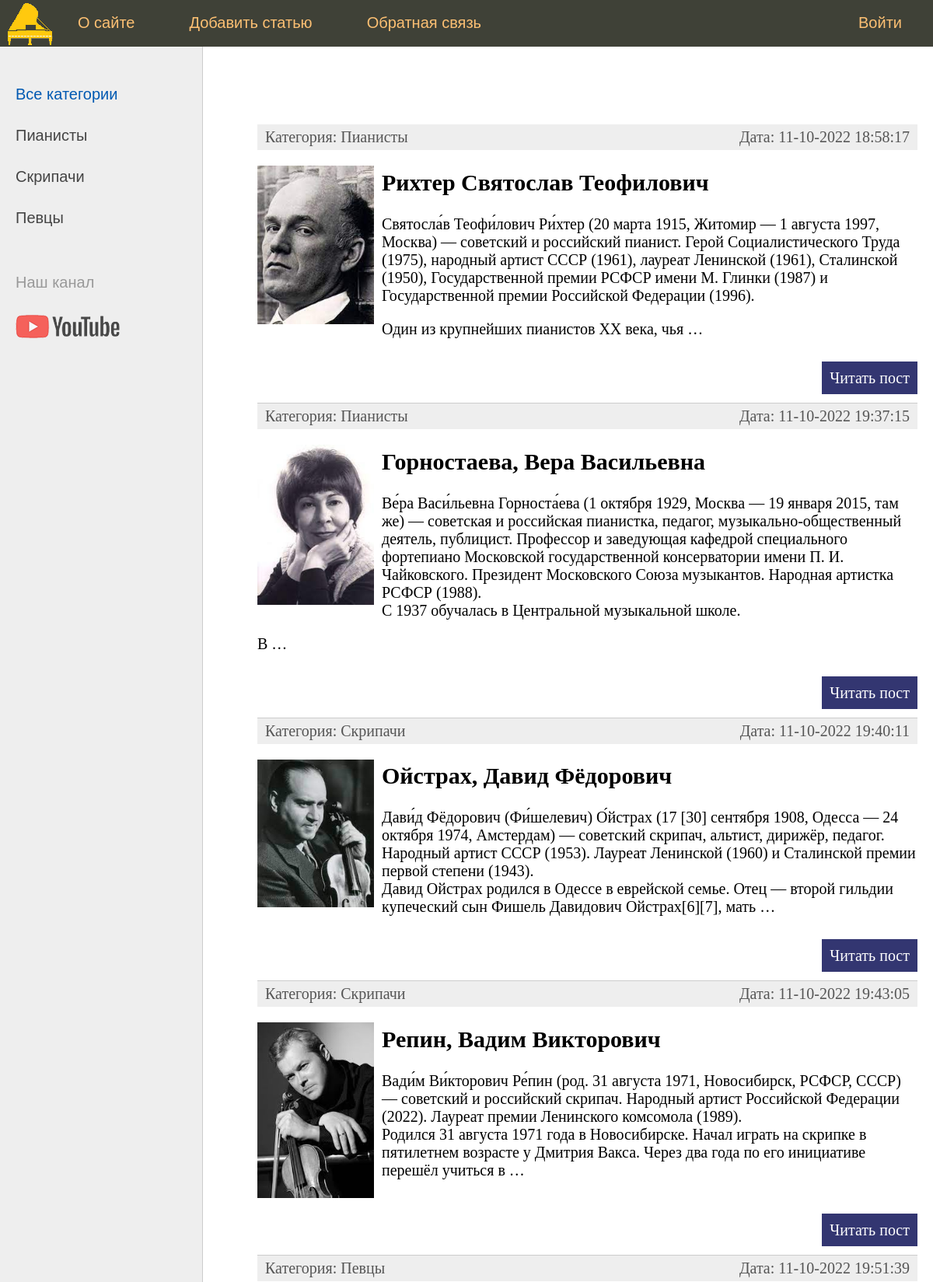
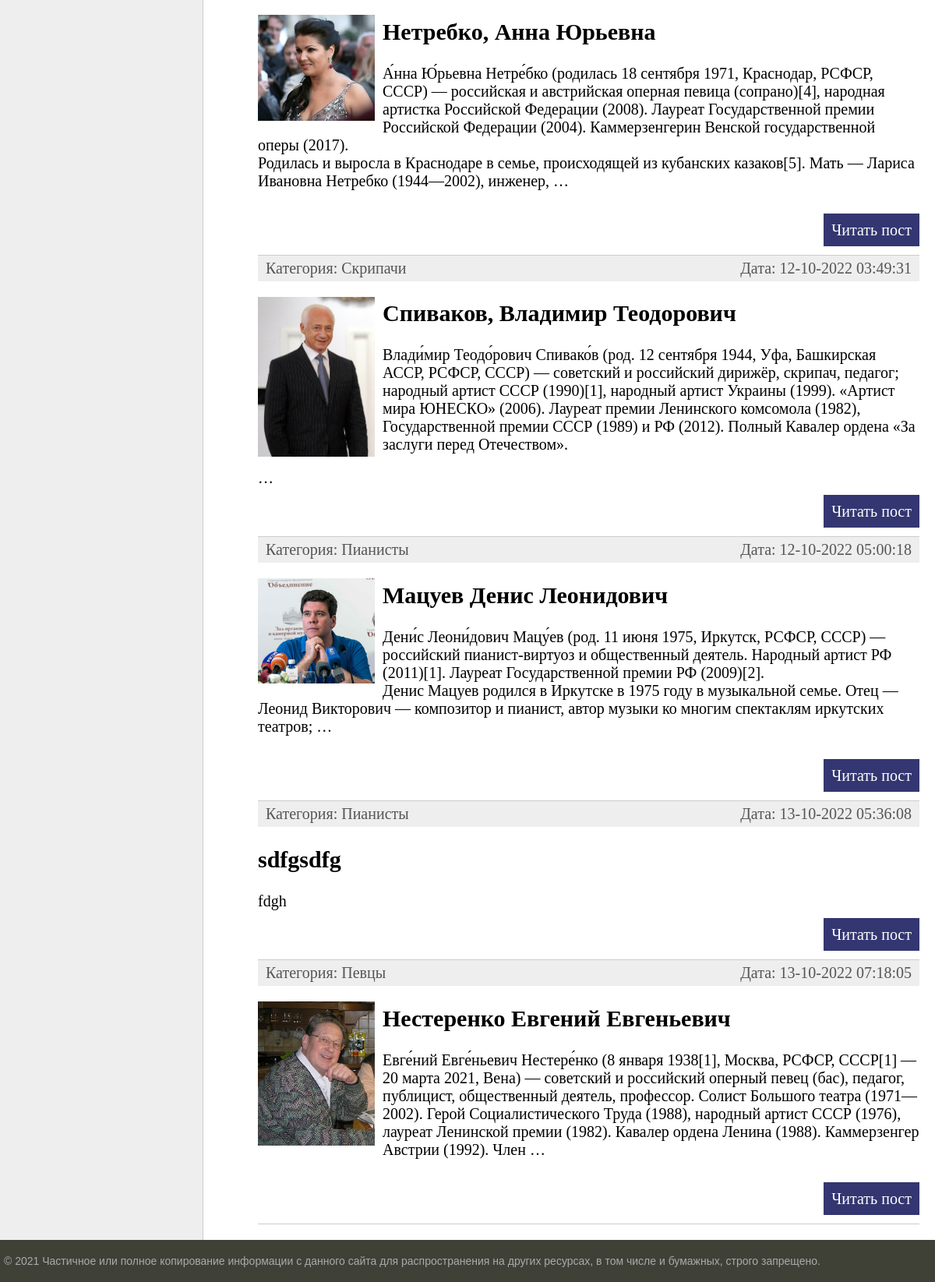
The app's page /, older data (2 pictures, top to bottom).
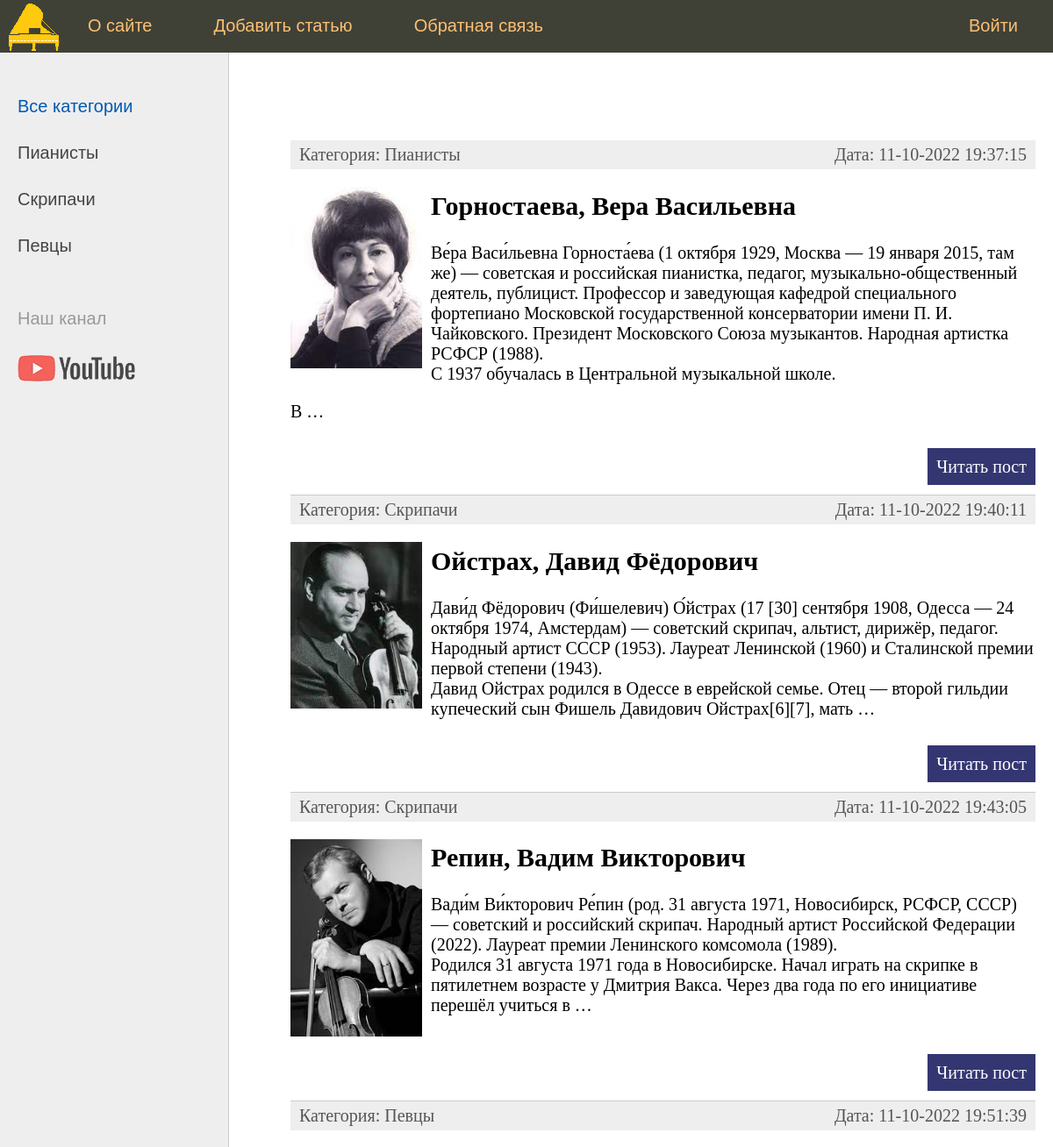
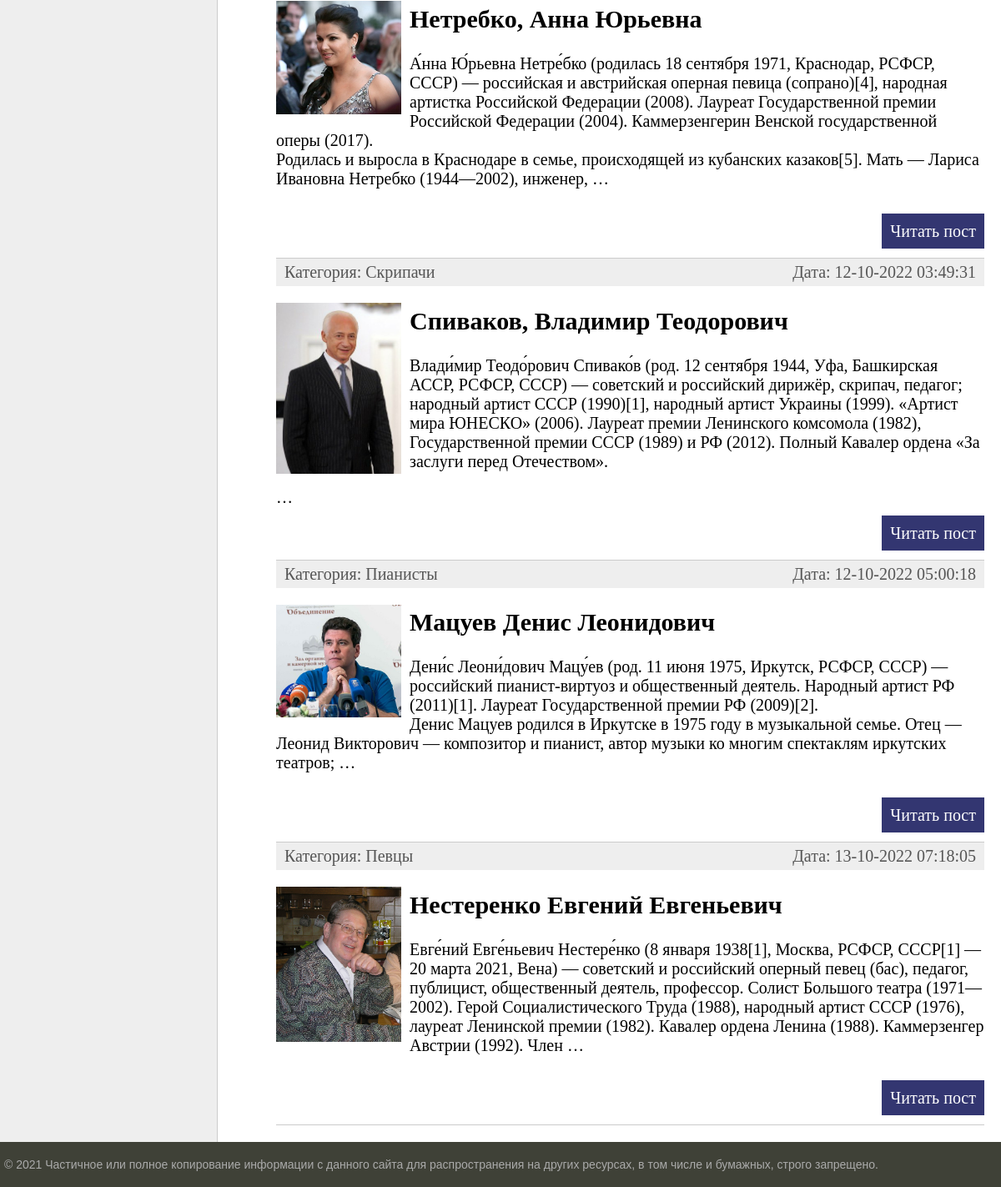
The same page, newer data (2 pictures, top to bottom).
### musicians/models.py (models this page shows, shortened)
class Category(models.Model):
    name = models.CharField(max_length=100, db_index=True, verbose_name="Категория")
    slug = models.SlugField(max_length=255, unique=True, db_index=True, verbose_name="URL")
    def __str__(self):
        return self.name
    def get_absolute_url(self):
        return reverse('category', kwargs={'cat_slug': self.slug})
    class Meta:
        verbose_name = 'Категория'
        verbose_name_plural = 'Категории'
        ordering = ['id']

class Musicians(models.Model):
    id = models.AutoField(primary_key=True)
    title = models.CharField(max_length=255, verbose_name = "Заголовок")
    slug = models.SlugField(max_length=255, unique=True, db_index=True, verbose_name="URL")
    content = models.TextField(blank=True, verbose_name = "Текст статьи")
    photo = models.ImageField(upload_to="photos/%Y/%m/%d/", verbose_name = "Фотографии")
    time_create = models.DateTimeField(auto_now_add=True, verbose_name = "Время создания")
    time_update = models.DateTimeField(auto_now=True, verbose_name = "Время обновления")
    is_published = models.BooleanField(default=True, verbose_name = "Публикация")
    cat = models.ForeignKey('Category', on_delete=models.PROTECT, verbose_name = "Категории")
    def get_absolute_url(self):
        return reverse('post', kwargs={'post_slug': self.slug})
    class Meta:
        verbose_name = 'Известные музыканты'
        verbose_name_plural = 'Известные музыканты'
        ordering = ['time_create', 'title']

### musicians/views.py (the view)
# urls.py: path('', MusiciansHome.as_view(), name='home'),
class MusiciansHome(DataMixin,ListView):
    model = Musicians
    template_name = 'musicians/index.html'
    context_object_name = 'posts'
    def get_context_data(self, *, object_list=None, **kwargs):
        context = super().get_context_data(**kwargs)
        c_def = self.get_user_context(title="Главная страница")
        return dict(list(context.items()) + list(c_def.items()))
    def get_queryset(self):
        return Musicians.objects.filter(is_published=True)

### musicians/utils.py (called while the page is built)
    def get_user_context(self, **kwargs):
        context = kwargs
        cats = Category.objects.all()
        context['menu'] = menu
        context['cats'] = cats
        if 'cat_selected' not in context:
            context['cat_selected'] = 0
        return context

### musicians/templates/musicians/index.html (shortened to what this page needs)
{% extends 'musicians/base.html' %}
{% block content %}
<ul class="list-articles">
	{% for p in posts %}
			<li><div class="article-panel">
         		<p class="first">Категория: {{p.cat}}</p>
        	 	<p class="last">Дата: {{p.time_update|date:"d-m-Y H:i:s"}}</p>
			</div>
{% if p.photo %}
         <p><img class="img-article-left thumb" src="{{p.photo.url}}"></p>
{% endif %}
				<h2>{{p.title}}</h2>
	{% autoescape on %}
	{{p.content|linebreaks|truncatewords:50}}
	{% endautoescape %}
			<p class="link-read-post"><a href="{{ p.get_absolute_url }}">Читать пост</a></p>
			</li>
	{% endfor %}
</ul>
{% endblock %}

### musicians/templates/musicians/base.html (shortened to what this page needs)
{% load static %}
{% load musicians_tags %}
<!DOCTYPE html>
<html>
<head>
	<link type="text/css" href="{% static 'musicians/css/styles.css' %}" rel="stylesheet" />
</head>
<body>
<table class="table-page" border=0 cellpadding="0" cellspacing="0">
<tr><td valign=top>
{% block mainmenu %}
		<div class="header">
			<ul id="mainmenu" class="mainmenu">
			<li class="logo"><a href="{% url 'home' %}"><div class="logo"></div></a></li>
{% for m in menu %}
    {% if not forloop.last %}
				<li><a href="{% url m.url_name %}">{{m.title}}</a></li>
    {% else %}
				<li class="last"><a href="{% url m.url_name %}">{{m.title}}</a></li>
    {% endif %}
{% endfor %}
			</ul>
		</div>
{% endblock mainmenu %}
<table class="table-content" border=0 cellpadding="0" cellspacing="0">
<tr>
<td valign="top" class="left-chapters">
	<ul id="leftchapters">
{% if cat_selected == 0 %}
        <li class="selected">Все категории</li>
{% else %}
        <li><a href="{% url 'home' %}">Все категории</a></li>
{% endif %}
{% for c in cats %}
         {% if c.pk == cat_selected %}
                   <li class="selected">{{c.name}}</li>
         {% else %}
                   <li><a href="{{ c.get_absolute_url }}">{{c.name}}</a></li>
         {% endif %}
{% endfor %}
		<li class="share">
		<p>Наш канал</p>
		<a class="share-yt" href="https://www.youtube.com/channel/UCetgtvy93o3i3CvyGXKFU3g" target="_blank" rel="nofollow"></a>
		</li>
	</ul>
</td>
<td valign="top" class="content">
	<div class="content-text">
{% block content %}
{% endblock %}
	</div>
</td></tr></table>
</td></tr>
<tr><td valign=top>
	<div id="footer">
		<p>&copy; 2021 Частичное или полное копирование информации с данного сайта для распространения на других ресурсах, в том числе и бумажных, строго запрещено.</p>
	</div>
</td></tr></table>
</body>
</html>

Row changes from the older to the newer data that the page shows:
no longer on this page (row edited): Musicians: cat "Пианисты", time_update "11-10-2022 18:58:17", photo (picture), title "Рихтер Святослав Теофилович", content "Святосла́в Теофи́лович Ри́хтер (20 марта 1915, Житомир — 1 августа 1997, Москва) — советский и российский пианист. Герой Социалистического Труда (1975), народный артист СССР (1961), лауреат Ленинской (1961), Сталинской (1950), Государственной премии РСФСР имени М. Глинки (1987) и Государственной премии Российской Федерации (1996). Один из крупнейших пианистов XX века, чья …"
removed Musicians: cat "Пианисты", time_update "13-10-2022 05:36:08", title "sdfgsdfg", content "fdgh"
